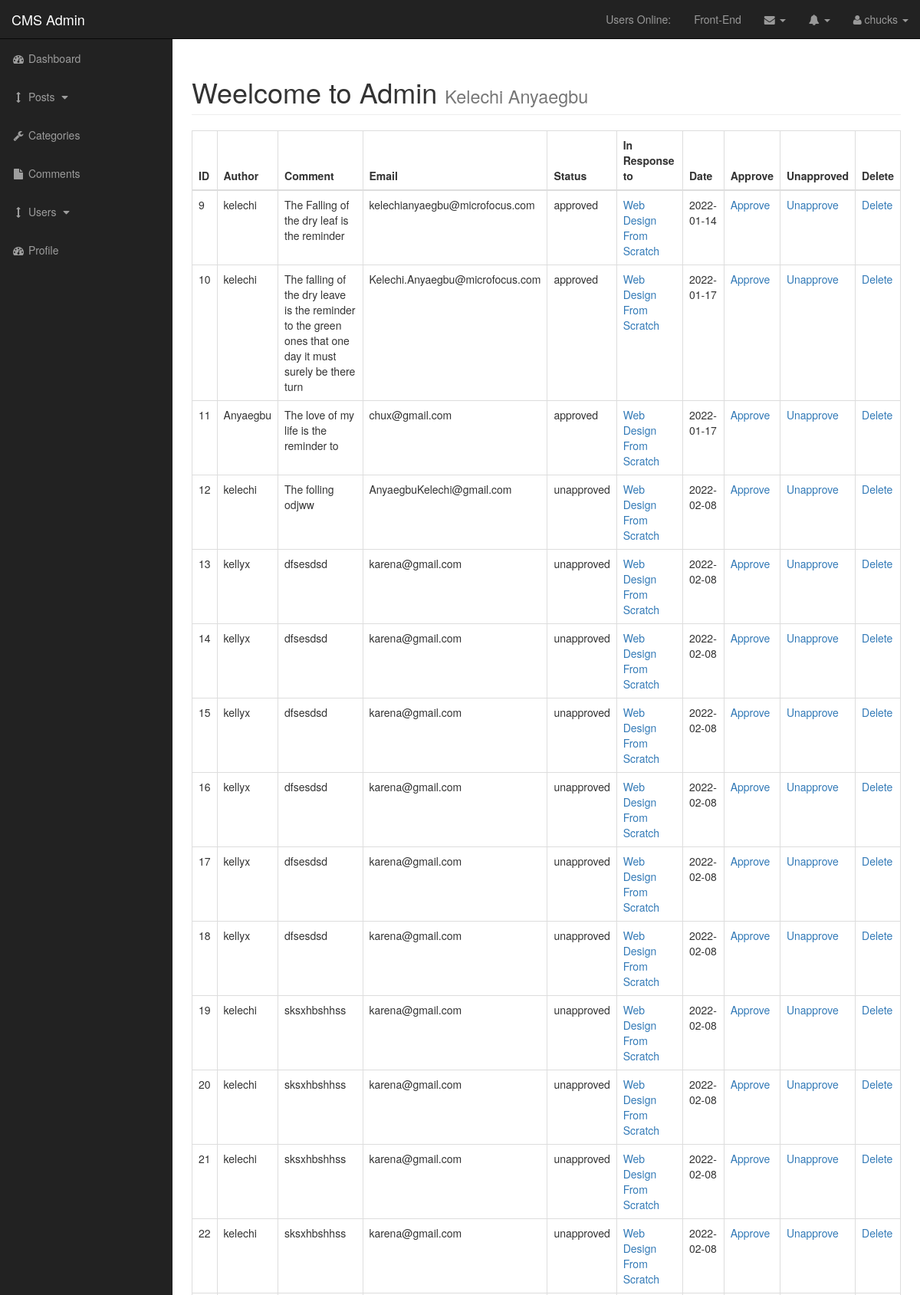
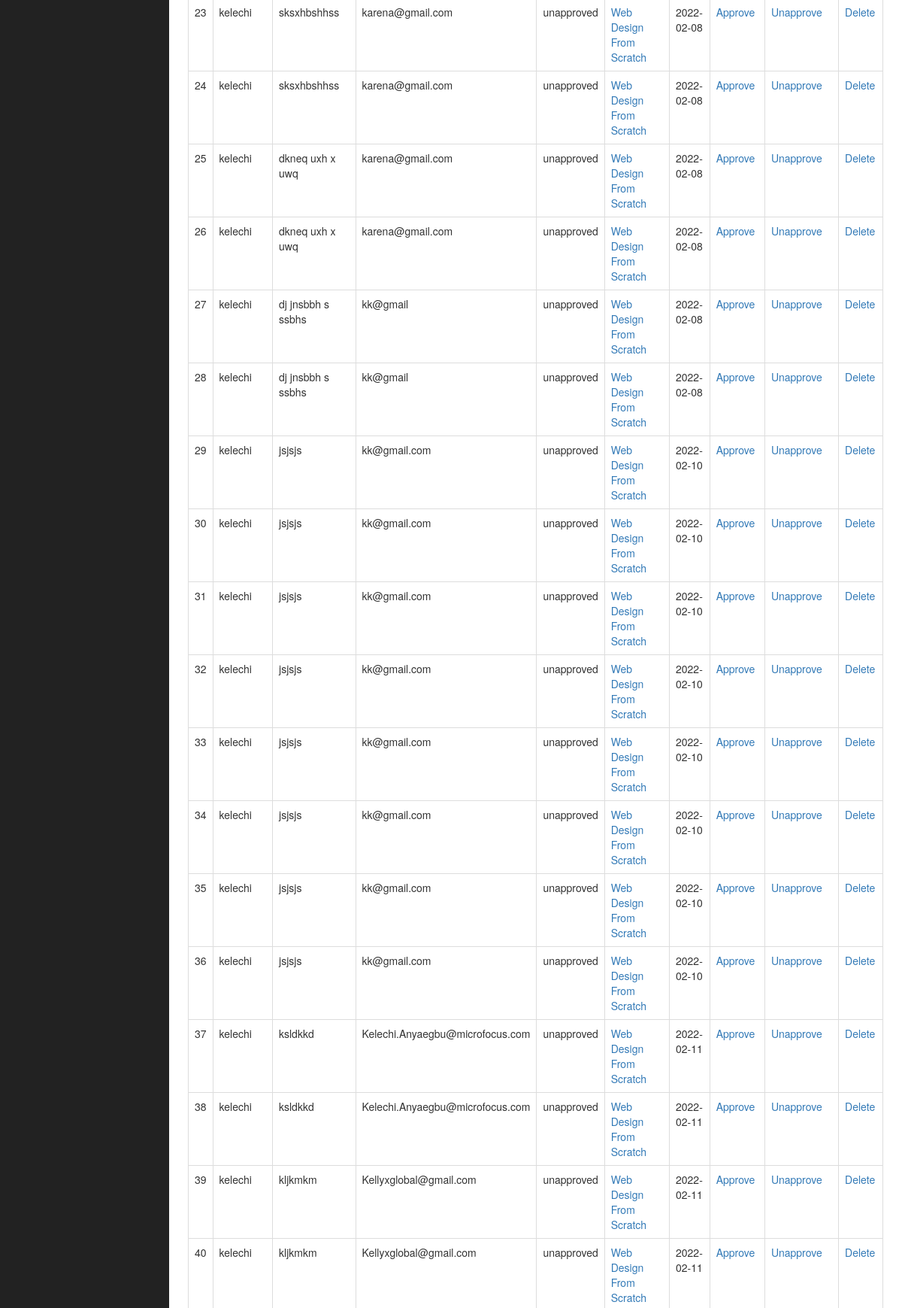
The app's page /admin/comments.php (signed in, upper part) with its own data (2 pictures, top to bottom).
### tables this page shows
CREATE TABLE `comments` (
  `comment_id` int(3) NOT NULL,
  `comment_post_id` int(3) NOT NULL,
  `comment_author` varchar(255) NOT NULL,
  `comment_email` varchar(255) NOT NULL,
  `comment_content` text NOT NULL,
  `comment_status` varchar(255) NOT NULL,
  `comment_date` date NOT NULL
);

CREATE TABLE `posts` (
  `post_id` int(3) NOT NULL,
  `post_category_id` int(3) NOT NULL,
  `post_title` varchar(255) NOT NULL,
  `post_author` varchar(255) NOT NULL,
  `post_date` date NOT NULL,
  `post_image` text NOT NULL,
  `post_content` text NOT NULL,
  `post_tags` varchar(255) NOT NULL,
  `post_comment_count` int(11) NOT NULL,
  `post_status` varchar(255) NOT NULL DEFAULT 'draft',
  `post_views_count` int(11) NOT NULL
);

### admin/functions.php (called while the page is built, shortened)
<?php
function escape($string){
    global $connection;
    return mysqli_real_escape_string($connection, trim($string));
}
?>

### admin/includes/view_all_comments.php (the view, shortened to what this page needs)
<table class="table table-bordered table-hover">
                            <thead>
                                <tr>
                                    <th>ID</th>
                                    <th>Author</th>
                                    <th>Comment</th>
                                    <th>Email</th>
                                    <th>Status</th>
                                    <th>In Response to</th>
                                    <th>Date</th>
                                    <th>Approve</th>
                                    <th>Unapproved</th>
                                    <th>Delete</th>
                                </tr>
                            </thead>
                            <tbody>
                            <?php
                                $query = "SELECT * from comments";
                                $select_comments = mysqli_query($connection,$query);
                                while($row = mysqli_fetch_assoc($select_comments)){
                                $comment_id =  escape($row['comment_id']);
                                $comment_post_id =  escape($row['comment_post_id']);
                                $comment_author =  escape($row['comment_author']);
                                $comment_content =  escape($row['comment_content']);
                                $comment_email =  escape($row['comment_email']);
                                $comment_status =  escape($row['comment_status']);
                                $comment_date =  escape($row['comment_date']);
                                    echo "<tr>";
                                    echo "<td>$comment_id</td>";
                                    echo "<td>$comment_author</td>";
                                    echo "<td>$comment_content</td>";
                                    echo "<td>$comment_email</td>";
                                    echo "<td>$comment_status</td>";
                                    $query = "SELECT * FROM posts WHERE post_Id = $comment_post_id";
                                    $select_post_id_query = mysqli_query($connection, $query);
                                    while($row = mysqli_fetch_assoc($select_post_id_query)){
                                        $post_id = $row['post_id'];
                                        $post_title = $row['post_title'];
                                        echo "<td><a href='../post.php?p_id=$post_id'>$post_title</a></td>";
                                    }
                                    echo "<td>$comment_date</td>";
                                    echo "<td><a href='comments.php?approve=$comment_id'>Approve</a></td>";
                                    echo "<td><a href='comments.php?unapprove=$comment_id'>Unapprove</a></td>";
                                    echo "<td><a href='comments.php?delete=$comment_id'>Delete</a></td>";
                                    echo "</tr>";
                                }
                            ?>
                    </tbody>
                        </table>

### admin/css/sb-admin.css (style rules this page uses)
body { margin-top: 100px; background-color: #222; }
@media (min-width:768px) { body { margin-top: 50px; } }

### records on screen
comments: comment_id "9", comment_author "kelechi", comment_content "The Falling of the dry leaf is the reminder", comment_email "kelechianyaegbu@microfocus.com", comment_status "approved", comment_date "2022-01-14"
posts: post_title "Web Design From Scratch"
comments: comment_id "10", comment_author "kelechi", comment_content "The falling of the dry leave is the reminder to the green ones that one day it must surely be there turn", comment_email "Kelechi.Anyaegbu@microfocus.com", comment_status "approved", comment_date "2022-01-17"
comments: comment_id "11", comment_author "Anyaegbu", comment_content "The love of my life is the reminder to", comment_email "chux@gmail.com", comment_status "approved", comment_date "2022-01-17"
comments: comment_id "12", comment_author "kelechi", comment_content "The folling odjww", comment_email "AnyaegbuKelechi@gmail.com", comment_status "unapproved", comment_date "2022-02-08"
comments: comment_id "13", comment_author "kellyx", comment_content "dfsesdsd", comment_email "karena@gmail.com", comment_status "unapproved", comment_date "2022-02-08"
comments: comment_id "14", comment_author "kellyx", comment_content "dfsesdsd", comment_email "karena@gmail.com", comment_status "unapproved", comment_date "2022-02-08"
comments: comment_id "15", comment_author "kellyx", comment_content "dfsesdsd", comment_email "karena@gmail.com", comment_status "unapproved", comment_date "2022-02-08"
comments: comment_id "16", comment_author "kellyx", comment_content "dfsesdsd", comment_email "karena@gmail.com", comment_status "unapproved", comment_date "2022-02-08"
comments: comment_id "17", comment_author "kellyx", comment_content "dfsesdsd", comment_email "karena@gmail.com", comment_status "unapproved", comment_date "2022-02-08"
comments: comment_id "18", comment_author "kellyx", comment_content "dfsesdsd", comment_email "karena@gmail.com", comment_status "unapproved", comment_date "2022-02-08"
comments: comment_id "19", comment_author "kelechi", comment_content "sksxhbshhss", comment_email "karena@gmail.com", comment_status "unapproved", comment_date "2022-02-08"
comments: comment_id "20", comment_author "kelechi", comment_content "sksxhbshhss", comment_email "karena@gmail.com", comment_status "unapproved", comment_date "2022-02-08"
comments: comment_id "21", comment_author "kelechi", comment_content "sksxhbshhss", comment_email "karena@gmail.com", comment_status "unapproved", comment_date "2022-02-08"
comments: comment_id "22", comment_author "kelechi", comment_content "sksxhbshhss", comment_email "karena@gmail.com", comment_status "unapproved", comment_date "2022-02-08"
comments: comment_id "23", comment_author "kelechi", comment_content "sksxhbshhss", comment_email "karena@gmail.com", comment_status "unapproved", comment_date "2022-02-08"
comments: comment_id "24", comment_author "kelechi", comment_content "sksxhbshhss", comment_email "karena@gmail.com", comment_status "unapproved", comment_date "2022-02-08"
comments: comment_id "25", comment_author "kelechi", comment_content "dkneq uxh x uwq", comment_email "karena@gmail.com", comment_status "unapproved", comment_date "2022-02-08"
comments: comment_id "26", comment_author "kelechi", comment_content "dkneq uxh x uwq", comment_email "karena@gmail.com", comment_status "unapproved", comment_date "2022-02-08"
comments: comment_id "27", comment_author "kelechi", comment_content "dj jnsbbh s ssbhs", comment_email "kk@gmail", comment_status "unapproved", comment_date "2022-02-08"
comments: comment_id "28", comment_author "kelechi", comment_content "dj jnsbbh s ssbhs", comment_email "kk@gmail", comment_status "unapproved", comment_date "2022-02-08"
comments: comment_id "29", comment_author "kelechi", comment_content "jsjsjs", comment_email "kk@gmail.com", comment_status "unapproved", comment_date "2022-02-10"
comments: comment_id "30", comment_author "kelechi", comment_content "jsjsjs", comment_email "kk@gmail.com", comment_status "unapproved", comment_date "2022-02-10"
comments: comment_id "31", comment_author "kelechi", comment_content "jsjsjs", comment_email "kk@gmail.com", comment_status "unapproved", comment_date "2022-02-10"
comments: comment_id "32", comment_author "kelechi", comment_content "jsjsjs", comment_email "kk@gmail.com", comment_status "unapproved", comment_date "2022-02-10"
comments: comment_id "33", comment_author "kelechi", comment_content "jsjsjs", comment_email "kk@gmail.com", comment_status "unapproved", comment_date "2022-02-10"
comments: comment_id "34", comment_author "kelechi", comment_content "jsjsjs", comment_email "kk@gmail.com", comment_status "unapproved", comment_date "2022-02-10"
comments: comment_id "35", comment_author "kelechi", comment_content "jsjsjs", comment_email "kk@gmail.com", comment_status "unapproved", comment_date "2022-02-10"
comments: comment_id "36", comment_author "kelechi", comment_content "jsjsjs", comment_email "kk@gmail.com", comment_status "unapproved", comment_date "2022-02-10"
comments: comment_id "37", comment_author "kelechi", comment_content "ksldkkd", comment_email "Kelechi.Anyaegbu@microfocus.com", comment_status "unapproved", comment_date "2022-02-11"
comments: comment_id "38", comment_author "kelechi", comment_content "ksldkkd", comment_email "Kelechi.Anyaegbu@microfocus.com", comment_status "unapproved", comment_date "2022-02-11"
comments: comment_id "39", comment_author "kelechi", comment_content "kljkmkm", comment_email "Kellyxglobal@gmail.com", comment_status "unapproved", comment_date "2022-02-11"
comments: comment_id "40", comment_author "kelechi", comment_content "kljkmkm", comment_email "Kellyxglobal@gmail.com", comment_status "unapproved", comment_date "2022-02-11"

### other values on screen
$_SESSION['username'] "chucks"
